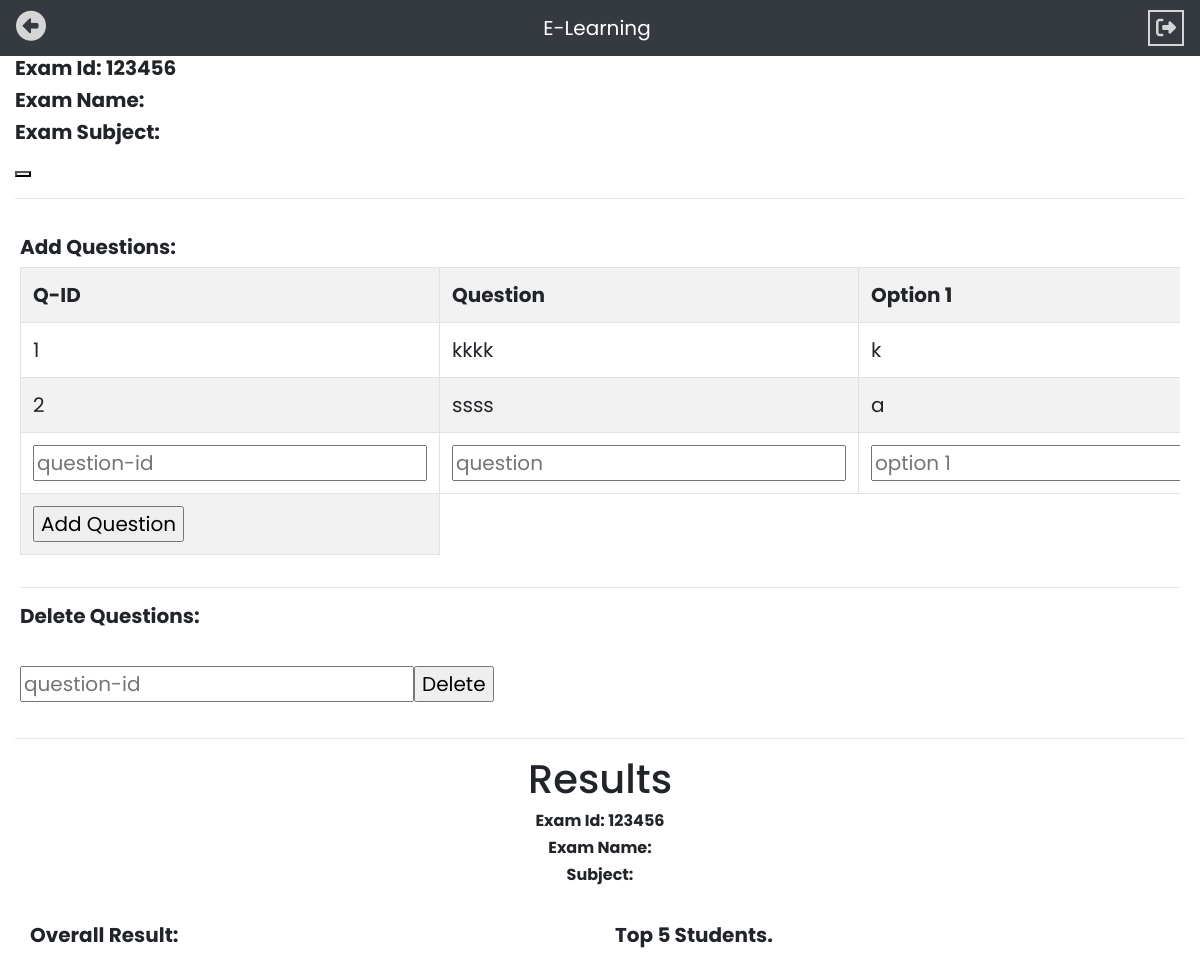
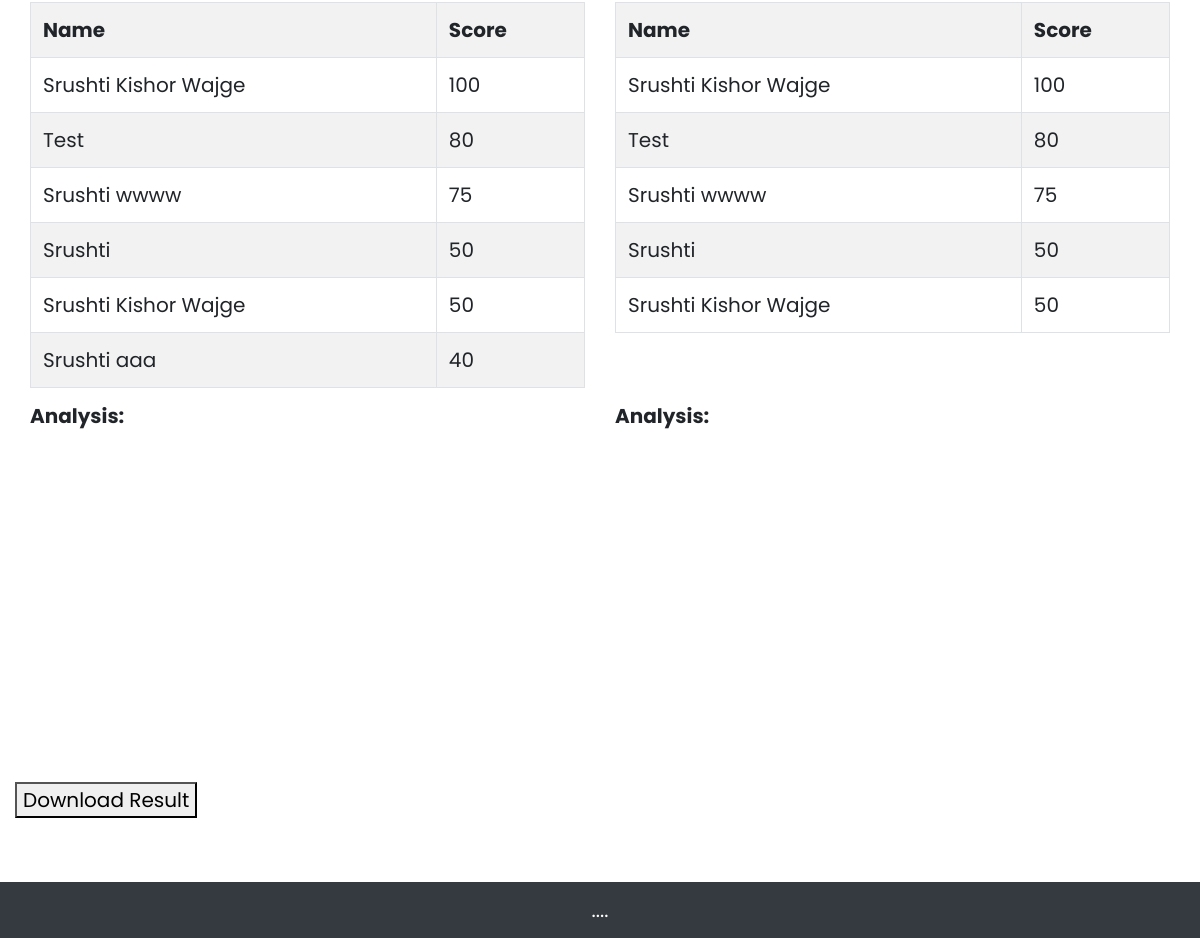
Page /Teacher/quizz.php?eid=123456 on the committed database (2 pictures, top to bottom).
### tables this page shows
CREATE TABLE `questions` (
  `question_id` varchar(255) NOT NULL,
  `exam_id` varchar(255) NOT NULL,
  `question` longtext NOT NULL,
  `op1` longtext NOT NULL,
  `op2` longtext NOT NULL,
  `op3` longtext NOT NULL,
  `op4` longtext NOT NULL,
  `ans` longtext NOT NULL,
  `subject` varchar(255) NOT NULL
);

CREATE TABLE `assessment_records` (
  `assessment_id` int(11) NOT NULL,
  `stud_name` varchar(50) NOT NULL,
  `email` varchar(255) NOT NULL,
  `exam_id` varchar(255) NOT NULL,
  `score` int(255) NOT NULL,
  `status` int(11) NOT NULL DEFAULT 0
);

### Teacher/quizz.php (the view, shortened to what this page needs)
<?php
$eid=$_GET['eid'];
$aid=$_GET['qno'];
$sub=$_GET['qsub'];
?>
<!DOCTYPE html>
<html>
<head>
	<?php include '../links.php' ?>
	<?php include '../connection.php' ?>
</head>
<body>
  <nav class="navbar navbar-expand-lg navbar-dark bg-dark">
   <ul class="navbar-nav mr-auto">
      <li class="nav-item active">
      	<a href="teacher.php"><i id="tg" class='fas fa-arrow-alt-circle-left' style='color:#d5d5d5;font-size: 30px;'></i></a>
        </li>
    </ul>
   <a class="navbar-brand mx-auto" href="#">E-Learning</a>
   <ul class="navbar-nav ml-auto">
      <li class="nav-item active">
        <form method="post">
        <button  type="submit" name='lgt' style="border:2px solid #d5d5d5; background-color: transparent;color: #d5d5d5;"><i class="fas fa-sign-out-alt"></i></button>
        </form>
      </li>
   </ul>
  </nav>
  <div class="container-fluid">
  <span style="margin-top:50px;">
          <h5><b>Exam Id: <?php echo $eid; ?></b></h5>
          <h5><b>Exam Name: <?php echo $aid; ?></b></h5>
          <h5><b>Exam Subject: <?php echo $sub; ?></b></h5>
    <button id="toggleStatus" ></button>
    </span>
    <hr>
    <div class="row pad">
    	<div class="col-lg-12 md-auto sm-auto pad">
        <?php include 'quiz-table.php'; ?>
        	<div class="table-responsive" >
          <h5><b>Add Questions: </b></h5>
        		<table class="table table-striped table-bordered" style="width:50%">
        			<tr><th>Q-ID</th><th>Question</th><th>Option 1</th><th>Option 2</th><th>Option 3</th><th>Option 4</th><th>Answer</th></tr>
        			<?php echo $tbl_html; ?>
        		</table>
        	</div>
          <hr>
          <h5><b>Delete Questions: </b></h5>
        	<?php echo $del_html?>
    	</div>
    </div>
    <hr>
      <div class="container-fluid">
        <div style="margin:auto;text-align:center">
          <h1> Results </h1>
            <h6><b>Exam Id: <?php echo $eid; ?></b></h6>
            <h6><b>Exam Name: <?php echo $aid; ?></b></h6>
            <h6><b>Subject: <?php echo $sub; ?></b></h6>
          <br>
      </div>
        <div class="row" id="results">
          <div class="col">
            <div class="table-responsive" >
              <h5><b>Overall Result: </b></h5>
                <table class="table table-striped table-bordered" style="width:100%">
                  <tr><th>Name</th><th>Score</th></tr>
                  <?php
                  $getrecords="SELECT * FROM `assessment_records` WHERE exam_id='$eid' ORDER BY score DESC";
                  $rungetr=mysqli_query($conn,$getrecords);
                  while($rrow=mysqli_fetch_assoc($rungetr))
                  {
                    echo "<tr><td>".$rrow['stud_name']."</td><td>".$rrow['score']."</td></tr>";
                  }
                  ?>
                </table>
            </div>
          </div>
          <div class="col">
            <div class="table-responsive">
              <h5><b>Top 5 Students.</b></h5>
                <table class="table table-striped table-bordered" style="width:100%">
                  <tr><th>Name</th><th>Score</th></tr>
                  <?php
                  $getrecords="SELECT s.*
                  FROM assessment_records AS s
                    JOIN
                      ( SELECT DISTINCT score
                        FROM assessment_records
                        WHERE exam_id = '$eid' and score> 40
                        ORDER BY score DESC
                            LIMIT 5
                      ) AS lim
                      ON s.score = lim.score
                  ORDER BY s.score DESC ;";
                  $rungetr=mysqli_query($conn,$getrecords);
                  while($rrow=mysqli_fetch_assoc($rungetr))
                  {
                    echo "<tr><td>".$rrow['stud_name']."</td><td>".$rrow['score']."</td></tr>";
                  }
                  ?>
                </table>
            </div>
          </div>
          <div class="col">
            <div class="table-responsive" >
              <h5><b>Analysis: </b></h5>
              <div id="chartdiv"></div>
            </div>
          </div>
          <div class="col">
            <div class="table-responsive" >
              <h5><b>Analysis: </b></h5>
            </div>
          </div>
        </div></div>
          <br><button onclick="printDiv('results')">Download Result</button>
      </div>
  	<br><br><br><br>
  <div class="navbar navbar-expand-lg navbar-dark bg-dark" id="footer">
        <a class="navbar-brand mx-auto">....</a>
  </div>
</body>
</html>

### Teacher/quiz-table.php (shortened to what this page needs)
<?php
$tab_sql = "SELECT * FROM questions WHERE exam_id = '$eid'";
$runq=mysqli_query($conn, $tab_sql);
$tbl_html="";
while ($qrow=mysqli_fetch_assoc($runq))
 {
	$tbl_html.="<tr><td>".$qrow['question_id']."</td><td>".$qrow['question']."</td><td>".$qrow['op1']."</td><td>".$qrow['op2']."</td><td>".$qrow['op3']."</td><td>".$qrow['op4']."</td><td>".$qrow['ans']."</td></tr>";
}
$tbl_html.="<form method='post'>";
$tbl_html.="<tr><td><input type='text' name='q_id' placeholder='question-id'></td><td><input type='text' name='q' placeholder='question'></td><td><input type='text' name='op1' placeholder='option 1'></td><td><input type='text' name='op2' placeholder='option 2'></td><td><input type='text' name='op3' placeholder='option 3'></td><td><input type='text' name='op4' placeholder='option 4'></td><td><input type='text' name='ans' placeholder='Answer'></td></tr>";
$tbl_html.="<tr><td><input type='submit' name='addq' value='Add Question'></td></tr>";
$tbl_html.="</form>";
$del_html="";
$del_html.="<br><form method='post'>";
$del_html.="<input type='text' name='q_id' placeholder='question-id'>";
$del_html.="<tr><td><input type='submit' name='delq' value='Delete'></td></tr>";
$del_html.="</form>";
?>

### style.php (style rules this page uses)
body { font-family: 'Poppins', sans-serif; font-size: 20px; -webkit-user-select: none; -moz-user-select: none; -ms-user-select: none; user-select: none; }
.pad { padding: 10px; }
#footer { position: fixed; left: 0; bottom: 0; width: 100vw; color: white; }

### Teacher/quizz.php (style rules this page uses)
#chartdiv { width: 100%; height: 300px; }

### rows in the picture
questions: question "1", question "kkkk", op1 "k"
questions: question "2", question "ssss", op1 "a"
assessment_records: stud_name "Srushti Kishor Wajge", score "100"
assessment_records: stud_name "Test", score "80"
assessment_records: stud_name "Srushti wwww", score "75"
assessment_records: stud_name "Srushti", score "50"
assessment_records: stud_name "Srushti Kishor Wajge", score "50"
assessment_records: stud_name "Srushti aaa", score "40"

### other values in the picture
$eid "123456"
